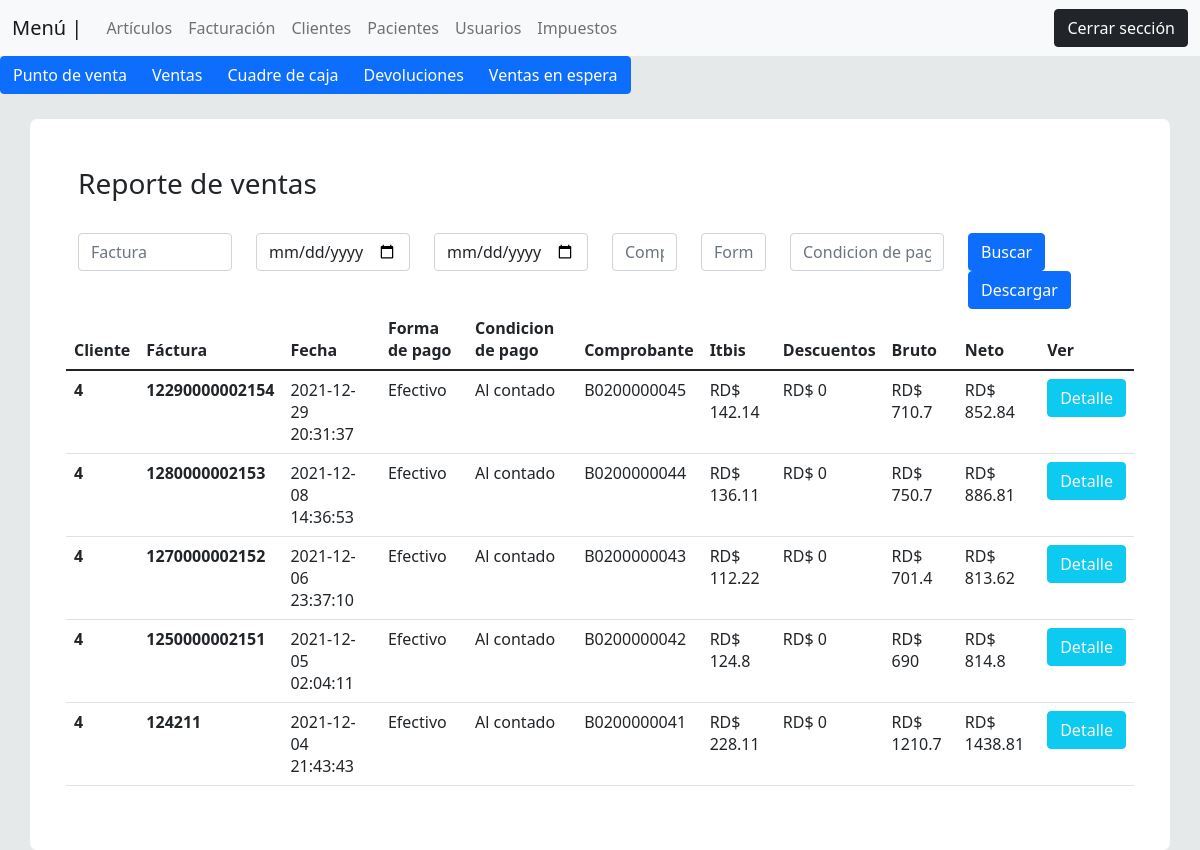
/views/reportes_de_ventas.php (signed in), run on an earlier commit of the app's database.
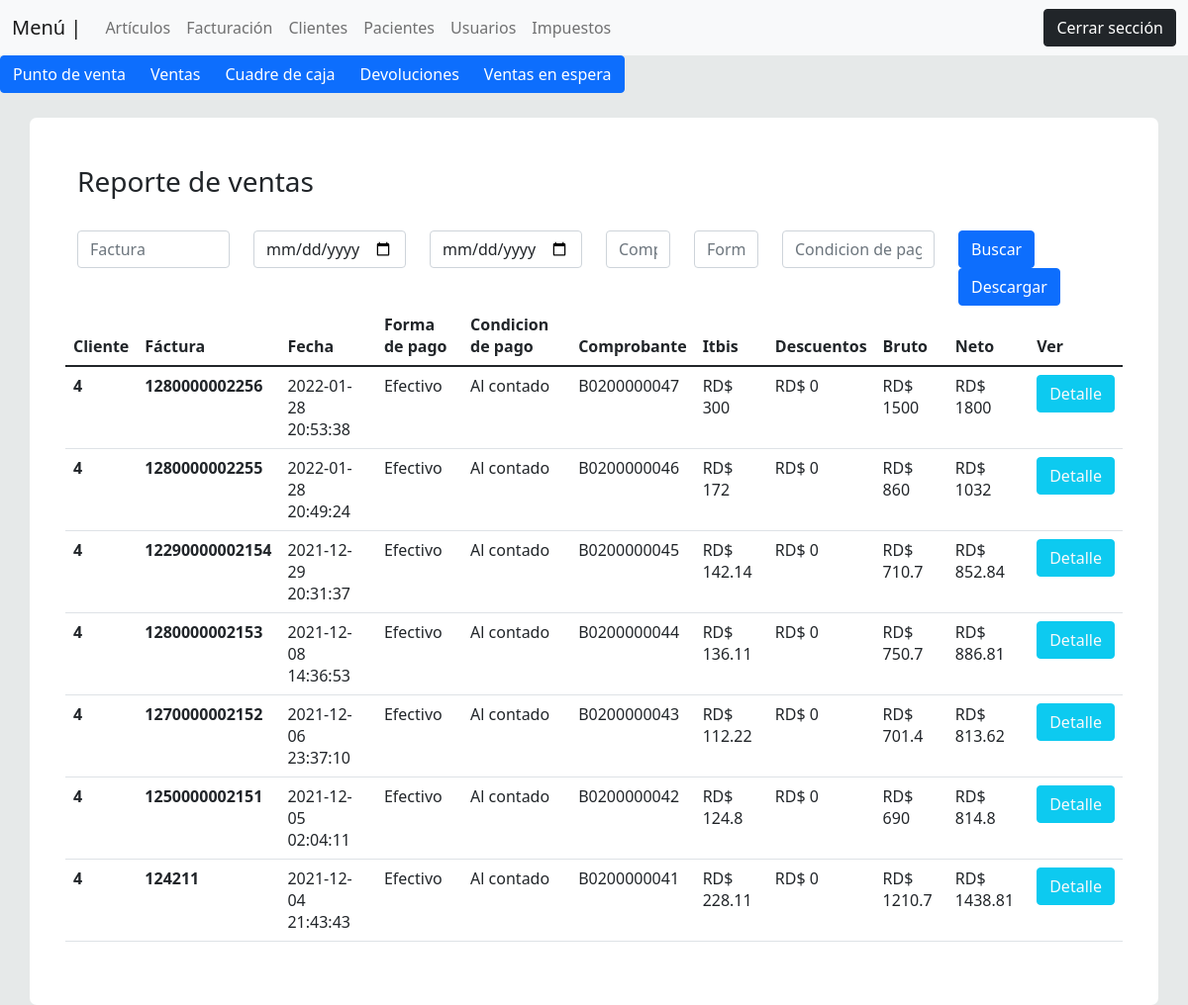
And on a later commit of the database.
### tables this page shows
CREATE TABLE `venta_cabecera` (
  `id` int(11) NOT NULL,
  `numero_factura` varchar(50) NOT NULL,
  `codigo_detalles` varchar(100) NOT NULL,
  `cliente` int(7) NOT NULL,
  `forma_pago` varchar(100) NOT NULL,
  `condicion_pago` varchar(50) NOT NULL,
  `comprobante` varchar(50) NOT NULL,
  `neto` float NOT NULL,
  `itbis` float NOT NULL,
  `bruto` float NOT NULL,
  `descuentos` float DEFAULT NULL,
  `creado_por` varchar(50) NOT NULL,
  `status` varchar(10) NOT NULL DEFAULT 'Activo',
  `fecha_creacion` timestamp NOT NULL DEFAULT current_timestamp() ON UPDATE current_timestamp(),
  `fecha_modificacion` date DEFAULT NULL,
  `modificado_por` varchar(100) DEFAULT NULL,
  `fecha_borrado` date DEFAULT NULL,
  `borrado_por` varchar(100) DEFAULT NULL
);

### views/reportes_de_ventas.php (the view, shortened to what this page needs)
<?php
 include('plantilla/menu_top.php');
 include('plantilla/menu_ventas.php');
 include('../backend/inventario/listas_articulos.php');
 $consulta_ventas = "SELECT * FROM venta_cabecera order by id desc";
 $query_ventas = $conexion->query($consulta_ventas);
?>
<div class="p-5 contenido">
     <h3>Reporte de ventas</h3> <br>
        <div class="row">
            <div class="col-md-2" id="Factura">
                <input type="text" class="form-control" name="" id="factura" placeholder="Factura"><br>
            </div>
            <div class="col-md-2" id="Desde">
                <input type="date" class="form-control"  id="desde" placeholder="Buscar articulo"><br>
            </div>
            <div class="col-md-2" id="Hasta">
                <input type="date" class="form-control" name="hasta" id="hasta" placeholder="Buscar articulo"><br>
            </div>
            <div class="col-md-1" id="Comprobante">
                <input type="text" class="form-control" name="" id="comprobante" placeholder="Comprobante"><br>
            </div>
            <div class="col-md-1" id="Formadepago">
                <input type="text" class="form-control" name="" id="forma" placeholder="Forma de pago"><br>
            </div>
            <div class="col-md-2" id="Condicion">
                <input type="text" class="form-control" name="" id="condicion" placeholder="Condicion de pago"><br>
            </div>
            <div class="col-md-2">
                <button class="btn btn-primary" id="busqueda">Buscar</button>
                <button class="btn btn-primary">Descargar</button>
            </div>
        <table class="table" id="caja_init">
          <thead>
            <tr>
              <th scope="col">Cliente</th>
              <th scope="col">Fáctura</th>
              <th scope="col">Fecha</th>
              <th scope="col">Forma de pago</th>
              <th scope="col">Condicion de pago</th>
              <th scope="col">Comprobante</th>
              <th scope="col">Itbis</th>
              <th scope="col">Descuentos</th>
              <th scope="col">Bruto</th>
              <th scope="col">Neto</th>
              <th scope="col">Ver</th>
            </tr>
          </thead>
          <tbody>
              <?php
                while($venta = $query_ventas->fetch_assoc()){
                ?>
                    <tr>
                        <th scope="row"><?php echo $venta["cliente"] ?></th>
                        <th ><?php echo $venta["numero_factura"] ?></th>
                        <td ><?php echo $venta["fecha_creacion"] ?></td>
                        <td><?php echo $venta["forma_pago"] ?></td>
                        <td><?php echo $venta["condicion_pago"] ?></td>
                        <td><?php echo $venta["comprobante"] ?></td>
                        <td><?php echo "RD$ ".$venta["itbis"] ?></td>
                        <td><?php echo "RD$ ".$venta["descuentos"] ?></td>
                        <td><?php echo "RD$ ".$venta["bruto"] ?></td>
                        <td><?php echo "RD$ ".$venta["neto"] ?></td>
                        <td> <button class=" btn btn-info text-light" data-toggle="modal" data-target="#exampleModal<?php echo $venta["id"] ?>">Detalle</button> </td>
                    </tr>
                <?php
                }
              ?>
          </tbody>
        </table>
        </div>
</div>

### views/plantilla/menu_top.php (shortened to what this page needs)
<link href="../bootstrap/bootstrap.min.css" rel="stylesheet">
<link rel="stylesheet" href="../css/personalizado.css">
<nav class="navbar navbar-expand-lg navbar-light bg-light">
  <div class="container-fluid">
    <a class="navbar-brand" href="#">Menú |</a>
    <div class="collapse navbar-collapse" id="navbarNav">
      <ul class="navbar-nav">
        <li class="nav-item">
          <a href="inventario.php" class="nav-link" href="#">Artículos</a>
        </li>
        <li class="nav-item">
            <a class="nav-link" href="punto_de_facturacion.php">Facturación</a>
          </li>
        <li class="nav-item">
          <a href="crear_cliente.php" class="nav-link ">Clientes</a>
        </li>
        <li class="nav-item">
          <a href="registro_pacientes.php" class="nav-link ">Pacientes</a>
        </li>
        <li class="nav-item">
          <a class="nav-link" href="lista_usuarios.php">Usuarios</a>
        </li>
        <li class="nav-item">
          <a class="nav-link" href="crear_codigo.php">Impuestos</a>
        </li>
      </ul>
    </div>
      <a href="../backend/control/cerrar.php"><button class="btn btn-dark">Cerrar sección</button></a>
  </div>
</nav>

### views/plantilla/menu_ventas.php
<div class="btn-group">
    <a href="punto_de_facturacion.php" type="button" class="btn btn-primary" >Punto de venta</a>
    <a href="reportes_de_ventas.php" type="button" class="btn btn-primary">Ventas</a>
    <a href="cuadres.php" type="button" class="btn btn-primary">Cuadre de caja</a>
    <a href="devoluciones.php" type="button" class="btn btn-primary">Devoluciones</a>
    <a href="#" type="button" class="btn btn-primary">Ventas en espera</a>
</div>

### css/personalizado.css (style rules this page uses)
.contenido { background-color: white; margin-top: 25px; width: 95%; margin-left: 2.5%; border-radius: 7px; border-color: gray; }

What changed in the data, as far as the page shows it:
added venta_cabecera: cliente "4", numero_factura "1280000002256", fecha_creacion "2022-01-28 20:53:38", forma_pago "Efectivo", condicion_pago "Al contado", comprobante "B0200000047", itbis "300", descuentos "0", bruto "1500", neto "1800"
added venta_cabecera: cliente "4", numero_factura "1280000002255", fecha_creacion "2022-01-28 20:49:24", forma_pago "Efectivo", condicion_pago "Al contado", comprobante "B0200000046", itbis "172", descuentos "0", bruto "860", neto "1032"
